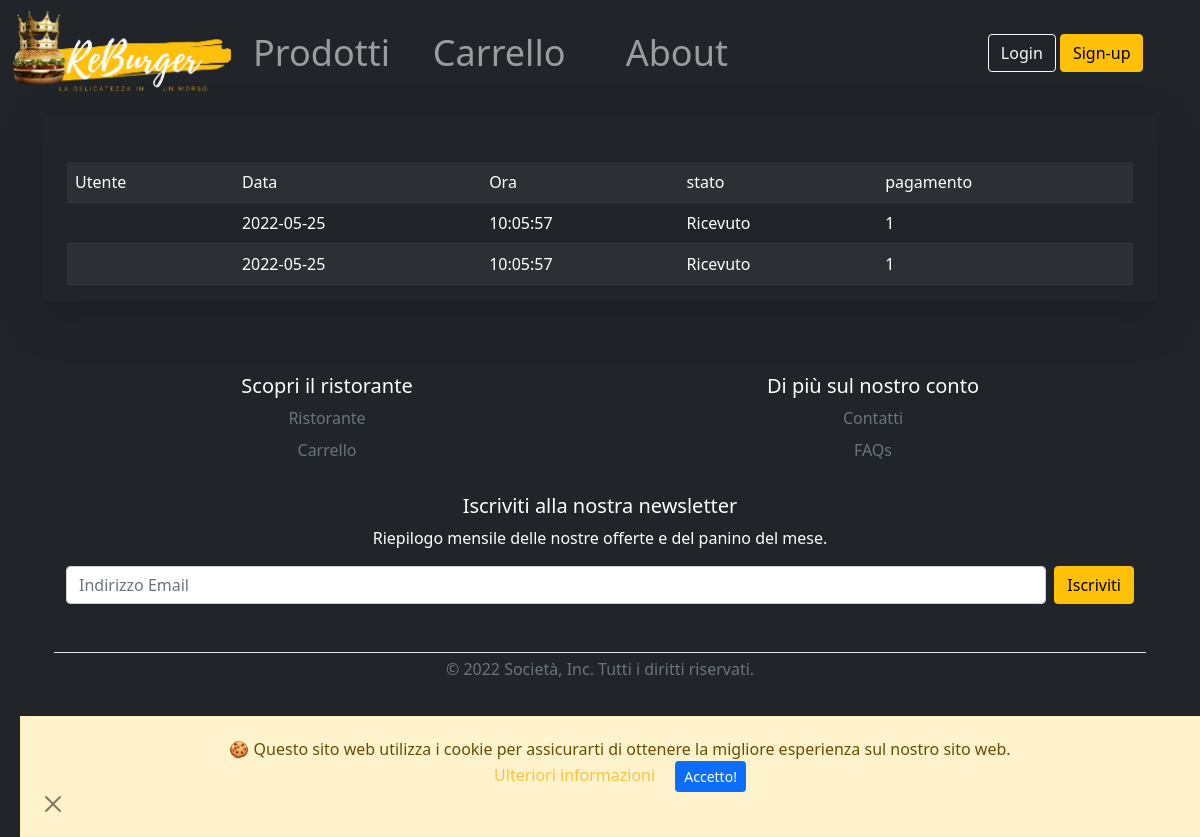
The app's page /ordini.php with its own data.
### tables this page shows
CREATE TABLE IF NOT EXISTS `ordine` (
  `idordine` INT NOT NULL AUTO_INCREMENT UNIQUE,
  `utente` INT,
  `prezzo` INT,
  `data_ordine` DATE DEFAULT current_timestamp(),
  `ora_ordine` TIME DEFAULT current_timestamp(),
  `stato` INT(1) NULL DEFAULT 0,  
  `pagamento` INT(1) DEFAULT 1,  
  PRIMARY KEY (`idordine`));

### ordini.php (called while the page is built)
<?php
require_once 'bootstrap.php';
$templateParams["titolo"] = "ReBurger - Profilo";
$templateParams["nome"] = "ordini-form.php";
$templateParams["ordine"] = $dbh->getOrdini();
$templateParams["utente"] = $dbh->getUtenteById($_SESSION["idutente"]);
require_once 'template/base.php';
?>

### db/dbHelper.php (called while the page is built, shortened)
<?php
class DatabaseHelper{
    private $db;
    public function __construct($servername, $username, $password, $dbname, $port){
        $this->db = new mysqli($servername, $username, $password, $dbname, $port);
    }
    public function getOrdini(){
        $stmt = $this->db->prepare("SELECT * FROM ordine");
        $stmt->execute();
        $result = $stmt->get_result();
        return $result->fetch_all(MYSQLI_ASSOC);
    }
    public function getUtenteById($idcliente){
        $query = "SELECT * FROM utente WHERE idutente=?";
        $stmt = $this->db->prepare($query);
        $stmt->bind_param('i',$idcliente);
        $stmt->execute();
        $result = $stmt->get_result();
      return $result->fetch_all(MYSQLI_ASSOC);
  }
}
?>

### bootstrap.php (called while the page is built, shortened)
<?php
require_once("db/dbHelper.php");
require_once "utilityFunctions.php";
$dbh = new DatabaseHelper("localhost", "root", "", "reburger", 3306);
?>

### utilityFunctions.php (called while the page is built, shortened)
<?php
function createCopyright(){
    $year = date('Y');
    $msg = '&copy; ' . $year;
    return $msg;
}
?>

### template/ordini-form.php (the view, shortened to what this page needs)
<div class="container-lg mt-2">
<div class="card bg-dark rounded-6 shadow-lg" >
  <div class=" mx-4 pe-lg-0 pt-lg-5 align-items-center">
    <table class="table table-dark table-hover table-striped">
      <tr><td>Utente</td><td>Data</td><td>Ora</td><td>stato</td><td>pagamento</td></tr>
      <?php foreach ($templateParams["ordine"] as $ordine):?>
        <tr>
          <td><?php echo $ordine["cliente"] ?></td>
          <td><?php echo $ordine["data_ordine"] ?></td>
          <td><?php echo $ordine["ora_ordine"] ?></td>
          <td><?php switch ($ordine["stato"]){case '3':echo "Completato";break;case '2':echo "In arrivo";break;case '1':echo "Accettato";break;case '0':echo "Ricevuto";break;}?></td>
          <td><?php echo $ordine["pagamento"] ?></td>
      </tr>
      <?php endforeach; ?>
       </table>
    </div>
      </div>
</div>

### template/base.php (shortened to what this page needs)
<!DOCTYPE html>
<html lang="it">
    <head>
            <link href="https://cdn.jsdelivr.net/npm/bootstrap@5.1.3/dist/css/bootstrap.min.css" rel="stylesheet">
            <link rel="stylesheet" href="css/styleSmartphone.css">
            <link rel="stylesheet" href="https://cdn.jsdelivr.net/npm/bootstrap-icons@1.8.1/font/bootstrap-icons.css">
    </head>
<body class="bg-dark">
<?php include 'cookie.php'; ?>
<header class="bg-dark text-white d-block">
<?php include 'header.php'; ?>
</header>
<main>
  <?php
      if(isset($templateParams["nome"])){
          require($templateParams["nome"]);}
  ?>
</main>
<div class="container-md justify-content-center">
<?php include 'footer.php' ?>
</div>
</body>
</html>

### template/cookie.php
<div id="cb-cookie-banner" class=" alert alert-warning fade show  text-center mb-0" role="alert" >
          🍪  Questo sito web utilizza i cookie per assicurarti di ottenere la migliore esperienza sul nostro sito web. <br>
          <a href="https://www.garanteprivacy.it/faq/cookie" target="blank">Ulteriori informazioni</a>
          <button type="button" class="btn btn-primary btn-sm ms-3" onclick="window.cb_hideCookieBanner()"> Accetto! </button>
         <div class=" d-flex justify-content-start">
            <button type="button" class="btn-close" data-bs-dismiss="alert"  aria-label="Close"></button>
         </div>
</div>

### template/header.php (shortened to what this page needs)
<nav class="navbar navbar-expand-sm bg-dark navbar-dark">
  <div class="col-12 container-fluid justify-content-sm-center">
    <img class="col justify-content-lg-start overflow-hidden" src="img/Logo2.png" alt="ReBurger Logo" onclick='window.location="index.php"'/>
    <?php if(isset($_SESSION["username"]) && $_SESSION["username"]=="propriolui"){ ?>
      <div class="container-mb col-5 collapse navbar-collapse" id="collapsibleNavbar">
      <ul class="col-12 navbar-nav text-center" style="font-size:3vw;">
          <li class="nav-item col-sm-3 ">
            <a class="nav-link" href="listaProdotti.php">Prodotti</a>
          </li>
          <li class="nav-item col-sm-3">
            <a class="nav-link" href="contatti.php">About</a>
          </li>
          <li class="nav-item col-sm-3">
            <a class="nav-link" href="ordini.php">Ordini</a>
          </li>
          <li class="nav-item col-sm-3">
            <a class="nav-link" href="login.php"><?php echo strtoupper($_SESSION["username"]) ?></a>
          </li>
        </ul>
        </div>
        <div class="container text-lg-center text-sm-end col  d-none d-md-block">
              <button type="button" class="btn btn-outline-warning" onclick='window.location="index.php?logout=1"'>LOGOUT</button>
            </div>
      </div>
  <?php    }else { ?>
    <div class="container-mb col-5 collapse navbar-collapse" id="collapsibleNavbar">
    <ul class="col-12 navbar-nav text-center" style="font-size:3vw;">
        <li class="nav-item col-sm-3 ">
          <a class="nav-link" href="menu.php">Prodotti</a>
        </li>
        <li class="nav-item col-sm-3">
          <a class="nav-link" href="carrello.php">Carrello</a>
        </li>
        <li class="nav-item col-sm-3">
          <a class="nav-link" href="contatti.php">About</a>
        </li>
      </ul>
    </div>
    <div class="container text-lg-center text-sm-end col  d-none d-md-block">
          <button type="button" class="btn btn-outline-light" onclick='window.location="login.php"'>Login</button>
          <button type="button" class="btn btn-warning my-2" onclick='window.location="signup.php"'>Sign-up</button>
    </div>
  </div>
<?php     } ?>
</nav>

### template/footer.php (shortened to what this page needs)
<?php
require_once 'utilityFunctions.php';
$colFooter = [1 => "Scopri il ristorante", 2 => "Di più sul nostro conto" ];
$footerLink = [
  ["Ristorante","Contatti"],
  ["Carrello", "FAQs"]];
$links=["menu.php","carrello.php","contatti.php","faqs.php"];
$i=0;
?>
<footer class="py-5 m-4 text-center text-white">
  <div class="row">
    <?php foreach($colFooter as $num => $titolo):?>
      <div class="col-6">
            <h5><?php echo $titolo?></h5>
            <ul class="nav flex-column">
              <?php foreach ($footerLink as list($group1,$group2)) :?>
                <li class="nav-item mb-2"><a href="<?php echo $links[$i] ?>" class="nav-link p-0 text-muted"> <?php if($num <2) {
                  echo $group1;
                 }else {
                    echo $group2;
                  }
                    $i= $i+1;?></a></li>
                <?php endforeach ; ?>
             </ul>
          </div>
        <?php endforeach ;?>
          <div class="col-12 py-4">
            <form class="justify-content-center">
              <h5>Iscriviti alla nostra newsletter</h5>
              <p>Riepilogo mensile delle nostre offerte e del panino del mese.</p>
              <div class="d-flex w-100 gap-2">
                <input id="newsletter1" type="text" class="form-control" placeholder="Indirizzo Email ">
                <button class="btn btn-warning" type="button">Iscriviti</button>
              </div>
            </form>
          </div>
        <div class="col-12 d-block py-1 my-4 border-top">
          <p class="text-center text-muted"><?php echo createCopyright()?> Società, Inc. Tutti i diritti riservati.</p>
    </div>
        <div class="d-flex justify-content-center px-2 ">
          <ul class="list-unstyled d-flex text-white">
              <?php $social = [ "Meta" => '"bi bi-meta"', "Instagram" =>'"bi bi-instagram"', "Twitter" => '"bi bi-twitter"'];
              foreach($social as $nomeSocial => $icona): ?>
            <li class="ms-3"><a class="link-warning" href="#" id=<?php echo $nomeSocial?>><i class=<?php echo $icona?>></i></a></li>
            <?php endforeach; ?>
          </ul>
    </div>
  </footer>

### css/styleSmartphone.css (style rules this page uses)
body> header img { height: 100%; width: 100%; }
header { display: none; }
footer, footer.py-5>div.row { display:inline-flex; }
#cb-cookie-banner { position:fixed; bottom: 0; left: 0; width: 100%; z-index: 999; border-radius: 0; }
.fade { margin: 20px; padding: 20px; opacity: 1; }
*, *:before, *:after { outline: 1px solid transparent; }
a:link { color: rgb(253, 193, 64); background-color: transparent; text-decoration: none; }

### records on screen
ordine: data_ordine "2022-05-25", ora_ordine "10:05:57", stato "Ricevuto", pagamento "1"
ordine: data_ordine "2022-05-25", ora_ordine "10:05:57", stato "Ricevuto", pagamento "1"

### other values on screen
$titolo "Scopri il ristorante"
$group1 "Ristorante"
$group1 "Carrello"
$titolo "Di più sul nostro conto"
$group2 "Contatti"
$group2 "FAQs"
createCopyright() "© 2022"
